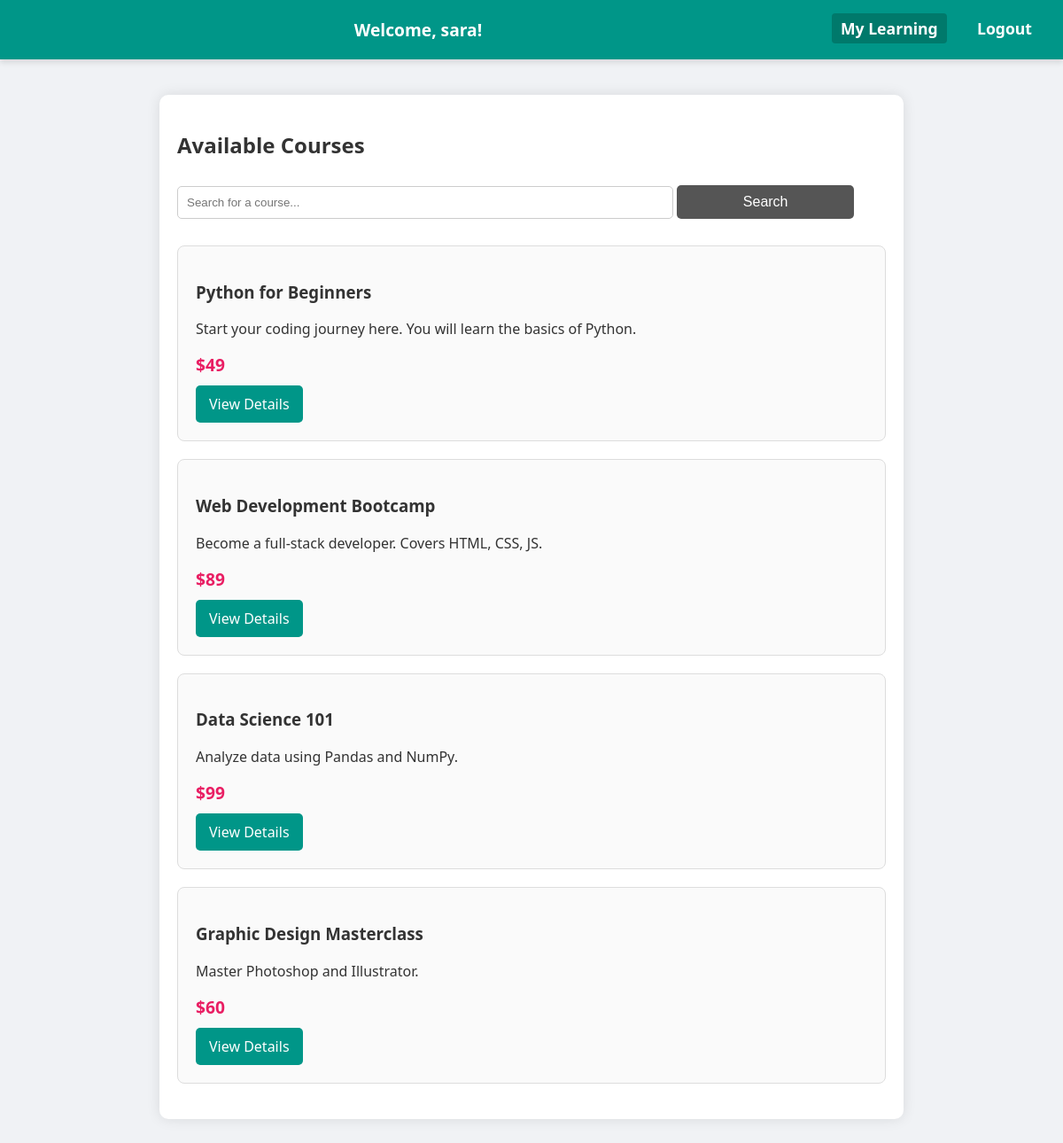
The app's page /dashboard (signed in) with its own data.
### tables this page shows
CREATE TABLE courses 
                 (id INTEGER PRIMARY KEY, title TEXT, description TEXT, price TEXT, duration TEXT, level TEXT, instructor TEXT);

### app.py (the view)
@app.route('/dashboard')
def dashboard():
    if 'user_id' not in session:
        return redirect(url_for('login'))
    search_query = request.args.get('q')
    conn = get_db_connection()
    if search_query:
        courses = conn.execute('SELECT * FROM courses WHERE title LIKE ?', ('%' + search_query + '%',)).fetchall()
    else:
        courses = conn.execute('SELECT * FROM courses').fetchall()
    conn.close()
    return render_template('dashboard.html', courses=courses, name=session['username'])

### app.py (called while the page is built)
def get_db_connection():
    conn = sqlite3.connect('database.db')
    conn.row_factory = sqlite3.Row  # This lets us access columns by name!
    return conn

### templates/dashboard.html (shortened to what this page needs)
<!DOCTYPE html>
<html>
<head>
    <link rel="stylesheet" href="{{ url_for('static', filename='style.css') }}">
</head>
<body>
    <header>
        <nav>
            <span style="font-weight: bold; font-size: 1.2em;">Welcome, {{ name }}!</span>
            <div style="float: right;">
                <a href="/my_courses" style="background-color: #00796b; padding: 5px 10px; border-radius: 4px;">My Learning</a>
                <a href="/logout" style="margin-left: 15px;">Logout</a>
            </div>
        </nav>
    </header>
    <div class="container">
        <h2>Available Courses</h2>
        <form action="/dashboard" method="GET" style="margin-bottom: 20px;">
            <input type="text" name="q" placeholder="Search for a course..." style="width: 70%; padding: 10px;">
            <input type="submit" value="Search" style="width: 25%; padding: 10px; background: #555;">
        </form>
        {% for course in courses %}
            <div class="course-card">
                <h3>{{ course['title'] }}</h3>
                <p>{{ course['description'] }}</p>
                <div class="price">{{ course['price'] }}</div>
                <a href="/course/{{ course['id'] }}" class="btn">View Details</a>
            </div>
        {% endfor %}
    </div>
</body>
</html>

### static/style.css (style rules this page uses)
body { font-family: 'Segoe UI', Tahoma, Geneva, Verdana, sans-serif; background-color: #f0f2f5; margin: 0; padding: 0; color: #333; }
header { background-color: #009688; color: white; padding: 20px; text-align: center; box-shadow: 0 4px 6px rgba(0,0,0,0.1); }
nav a { color: white; text-decoration: none; margin: 0 15px; font-weight: bold; font-size: 1.1em; }
.container { max-width: 800px; margin: 40px auto; padding: 20px; background: white; border-radius: 10px; box-shadow: 0 0 15px rgba(0,0,0,0.1); }
input[type="text"], input[type="password"] { width: 100%; padding: 10px; margin: 10px 0; border: 1px solid #ccc; border-radius: 5px; box-sizing: border-box; }
input[type="submit"] { background-color: #009688; color: white; padding: 12px 20px; border: none; border-radius: 5px; cursor: pointer; font-size: 1em; width: 100%; }
.course-card { border: 1px solid #ddd; border-radius: 8px; padding: 20px; margin-bottom: 20px; background-color: #fafafa; transition: transform 0.2s; }
.price { color: #e91e63; font-weight: bold; font-size: 1.2em; }
.btn { display: inline-block; background-color: #009688; color: white; padding: 10px 15px; text-decoration: none; border-radius: 5px; margin-top: 10px; }

### records on screen
courses: title "Python for Beginners", description "Start your coding journey here. You will learn the basics of Python.", price "$49"
courses: title "Web Development Bootcamp", description "Become a full-stack developer. Covers HTML, CSS, JS.", price "$89"
courses: title "Data Science 101", description "Analyze data using Pandas and NumPy.", price "$99"
courses: title "Graphic Design Masterclass", description "Master Photoshop and Illustrator.", price "$60"

### other values on screen
{{ name }} "sara"
